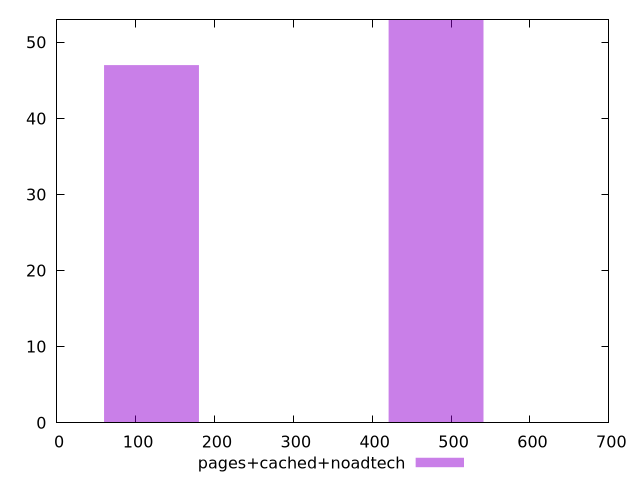

Generate this figure with gnuplot:
$_pagesCachedNoadtech <<EOF
120.2308422720216 47
480.9233690880864 53
EOF
set key outside below
set terminal pngcairo
set output "report_00005_2020-11-02T22-26-11.212Z/render-blocking-resources/pages+cached+noadtech//raw_hist.png"
set yrange [0:53]
set boxwidth 120.2308422720216
set style fill transparent solid 0.5 noborder
plot $_pagesCachedNoadtech title "pages+cached+noadtech" with boxes ,
